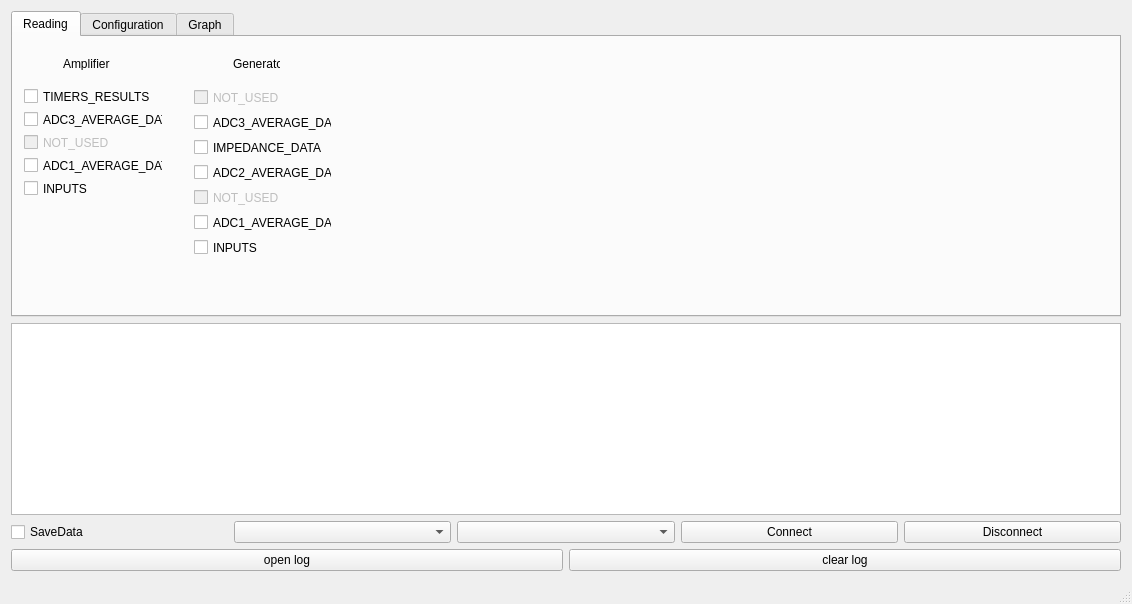
<?xml version="1.0" encoding="UTF-8"?>
<ui version="4.0">
 <class>MainWindow</class>
 <widget class="QMainWindow" name="MainWindow">
  <property name="geometry">
   <rect>
    <x>0</x>
    <y>0</y>
    <width>1132</width>
    <height>604</height>
   </rect>
  </property>
  <property name="windowTitle">
   <string>MainWindow</string>
  </property>
  <widget class="QWidget" name="centralWidget">
   <layout class="QGridLayout" name="gridLayout">
    <item row="2" column="0">
     <layout class="QHBoxLayout" name="horizontalLayout">
      <property name="topMargin">
       <number>0</number>
      </property>
      <property name="bottomMargin">
       <number>0</number>
      </property>
      <item>
       <widget class="QCheckBox" name="checkBox">
        <property name="text">
         <string>SaveData</string>
        </property>
       </widget>
      </item>
      <item>
       <widget class="QComboBox" name="comboBox_1"/>
      </item>
      <item>
       <widget class="QComboBox" name="comboBox"/>
      </item>
      <item>
       <widget class="QPushButton" name="connectButton">
        <property name="text">
         <string>Connect</string>
        </property>
       </widget>
      </item>
      <item>
       <widget class="QPushButton" name="disconnectButton">
        <property name="text">
         <string>Disconnect</string>
        </property>
       </widget>
      </item>
     </layout>
    </item>
    <item row="1" column="0">
     <widget class="QTextBrowser" name="textBrowser">
      <property name="sizePolicy">
       <sizepolicy hsizetype="Expanding" vsizetype="Maximum">
        <horstretch>0</horstretch>
        <verstretch>0</verstretch>
       </sizepolicy>
      </property>
     </widget>
    </item>
    <item row="3" column="0">
     <layout class="QHBoxLayout" name="horizontalLayout_2">
      <property name="bottomMargin">
       <number>0</number>
      </property>
      <item>
       <widget class="QPushButton" name="openlogButton">
        <property name="text">
         <string>open log</string>
        </property>
       </widget>
      </item>
      <item>
       <widget class="QPushButton" name="clearButton">
        <property name="text">
         <string>clear log</string>
        </property>
       </widget>
      </item>
     </layout>
    </item>
    <item row="0" column="0">
     <widget class="QTabWidget" name="tabWidget">
      <property name="currentIndex">
       <number>0</number>
      </property>
      <widget class="QWidget" name="Reading">
       <attribute name="title">
        <string>Reading</string>
       </attribute>
       <widget class="QWidget" name="verticalLayoutWidget_2">
        <property name="geometry">
         <rect>
          <x>170</x>
          <y>40</y>
          <width>160</width>
          <height>191</height>
         </rect>
        </property>
        <layout class="QVBoxLayout" name="verticalLayout">
         <item>
          <widget class="QCheckBox" name="checkBox_2">
           <property name="enabled">
            <bool>false</bool>
           </property>
           <property name="text">
            <string>NOT_USED</string>
           </property>
          </widget>
         </item>
         <item>
          <widget class="QCheckBox" name="checkBox_3">
           <property name="text">
            <string>ADC3_AVERAGE_DATA</string>
           </property>
          </widget>
         </item>
         <item>
          <widget class="QCheckBox" name="checkBox_4">
           <property name="text">
            <string>IMPEDANCE_DATA</string>
           </property>
          </widget>
         </item>
         <item>
          <widget class="QCheckBox" name="checkBox_5">
           <property name="text">
            <string>ADC2_AVERAGE_DATA</string>
           </property>
          </widget>
         </item>
         <item>
          <widget class="QCheckBox" name="checkBox_6">
           <property name="enabled">
            <bool>false</bool>
           </property>
           <property name="text">
            <string>NOT_USED</string>
           </property>
          </widget>
         </item>
         <item>
          <widget class="QCheckBox" name="checkBox_7">
           <property name="text">
            <string>ADC1_AVERAGE_DATA</string>
           </property>
          </widget>
         </item>
         <item>
          <widget class="QCheckBox" name="checkBox_8">
           <property name="text">
            <string>INPUTS</string>
           </property>
          </widget>
         </item>
        </layout>
       </widget>
       <widget class="QWidget" name="verticalLayoutWidget_4">
        <property name="geometry">
         <rect>
          <x>0</x>
          <y>40</y>
          <width>161</width>
          <height>131</height>
         </rect>
        </property>
        <layout class="QVBoxLayout" name="verticalLayout_4">
         <item>
          <widget class="QCheckBox" name="checkBox_9">
           <property name="text">
            <string>TIMERS_RESULTS</string>
           </property>
          </widget>
         </item>
         <item>
          <widget class="QCheckBox" name="checkBox_10">
           <property name="text">
            <string>ADC3_AVERAGE_DATA</string>
           </property>
          </widget>
         </item>
         <item>
          <widget class="QCheckBox" name="checkBox_11">
           <property name="enabled">
            <bool>false</bool>
           </property>
           <property name="text">
            <string>NOT_USED</string>
           </property>
          </widget>
         </item>
         <item>
          <widget class="QCheckBox" name="checkBox_12">
           <property name="text">
            <string>ADC1_AVERAGE_DATA</string>
           </property>
          </widget>
         </item>
         <item>
          <widget class="QCheckBox" name="checkBox_13">
           <property name="text">
            <string>INPUTS</string>
           </property>
          </widget>
         </item>
        </layout>
       </widget>
       <widget class="QLabel" name="label">
        <property name="geometry">
         <rect>
          <x>50</x>
          <y>20</y>
          <width>47</width>
          <height>13</height>
         </rect>
        </property>
        <property name="text">
         <string>Amplifier</string>
        </property>
       </widget>
       <widget class="QLabel" name="label_2">
        <property name="geometry">
         <rect>
          <x>220</x>
          <y>20</y>
          <width>47</width>
          <height>13</height>
         </rect>
        </property>
        <property name="text">
         <string>Generator</string>
        </property>
       </widget>
      </widget>
      <widget class="QWidget" name="Configuration">
       <attribute name="title">
        <string>Configuration</string>
       </attribute>
       <widget class="QWidget" name="verticalLayoutWidget_3">
        <property name="geometry">
         <rect>
          <x>0</x>
          <y>0</y>
          <width>160</width>
          <height>80</height>
         </rect>
        </property>
        <layout class="QVBoxLayout" name="verticalLayout_2">
         <property name="sizeConstraint">
          <enum>QLayout::SetMinAndMaxSize</enum>
         </property>
        </layout>
       </widget>
      </widget>
      <widget class="QWidget" name="Graph">
       <attribute name="title">
        <string>Graph</string>
       </attribute>
       <widget class="QWidget" name="verticalLayoutWidget">
        <property name="geometry">
         <rect>
          <x>0</x>
          <y>0</y>
          <width>160</width>
          <height>80</height>
         </rect>
        </property>
        <layout class="QVBoxLayout" name="verticalLayout_3">
         <property name="sizeConstraint">
          <enum>QLayout::SetMinAndMaxSize</enum>
         </property>
        </layout>
       </widget>
      </widget>
     </widget>
    </item>
   </layout>
  </widget>
  <widget class="QStatusBar" name="statusBar"/>
 </widget>
 <layoutdefault spacing="6" margin="11"/>
 <resources/>
 <connections/>
</ui>
